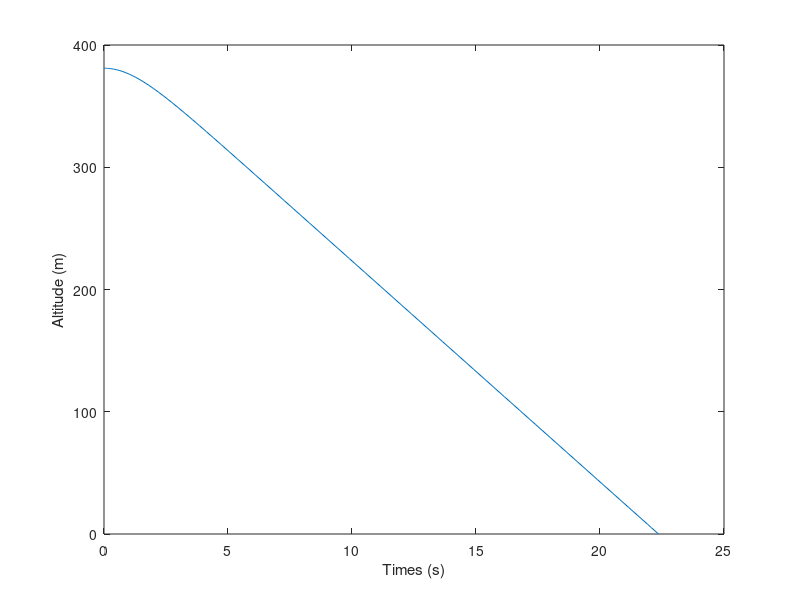

Write MATLAB code to recreate this figure.
function res = penny()
    t = 0;
    X = [381, 0];
    % res = rate_func(t, X);

    tspan = [0, 25];
    options = odeset('Events', @event_func);
    [T, M] = ode45(@rate_func, tspan, X, options);
    res = [T, M];
    Y = M(:, 1);
    plot(T, Y);
    xlabel('Times (s)');
    ylabel('Altitude (m)');
end

function res = rate_func(t, X)
    % unpack position and velocity
    y = X(1);
    v = X(2);

    % compute the derivatives
    dydt = v;
    dvdt = acceleration(t, X);

    % pack the derivatives into a column vector
    res = [dydt; dvdt];
end

function [value, isterminal, direction] = event_func(t, X)
    value = X(1);
    isterminal = 1;
    direction = -1;
end

function res = acceleration(t, X)
    b = 75e-6;                  % drag constant in kg/m
    v = X(2);                   % velocity in m/s
    f_d = -sign(v) * b * v^2;   % drag force in N

    m = 2.5e-3;                 % mass in kg
    a_d = f_d / m;              % drag acceleration in m/s^2

    a_g = -9.8;                 % acceleration of gravity in m/s^2
    res = a_g + a_d;
end